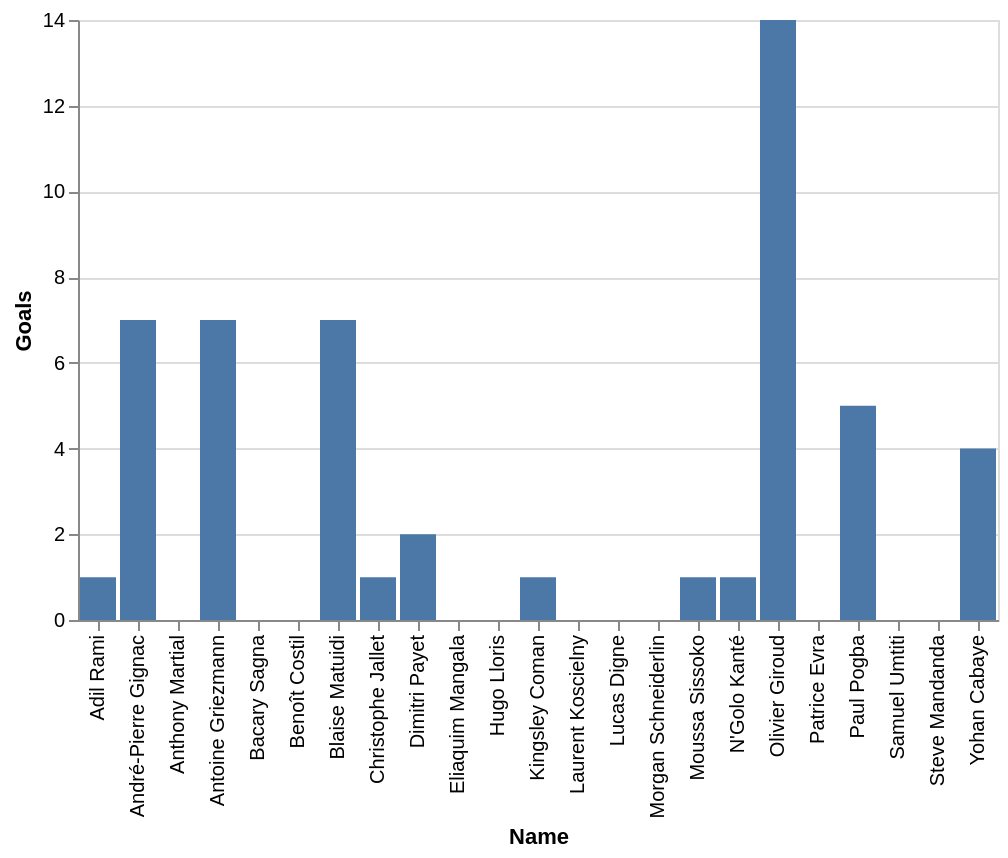

This figure's Vega-Lite source:
### Vega-Lite specification from a JSON file in a GitHub repository (floating-point values rounded to 4 significant figures; data arrays with more than 128 entries replaced by an {"elided": "..."} marker saying what was removed)
{"$schema": "https://vega.github.io/schema/vega-lite/v5.json", "mark": {"type": "bar", "tooltip": true}, "encoding": {"y": {"field": "Goals", "type": "quantitative", "axis": {"format": "s"}}, "x": {"field": "Name", "type": "nominal"}}, "transform": [{"filter": {"field": "Country", "oneOf": ["France"]}}], "data": {"values": {"elided": "552 records"}, "format": {"parse": {"Country": "string"}}}, "config": {}}
